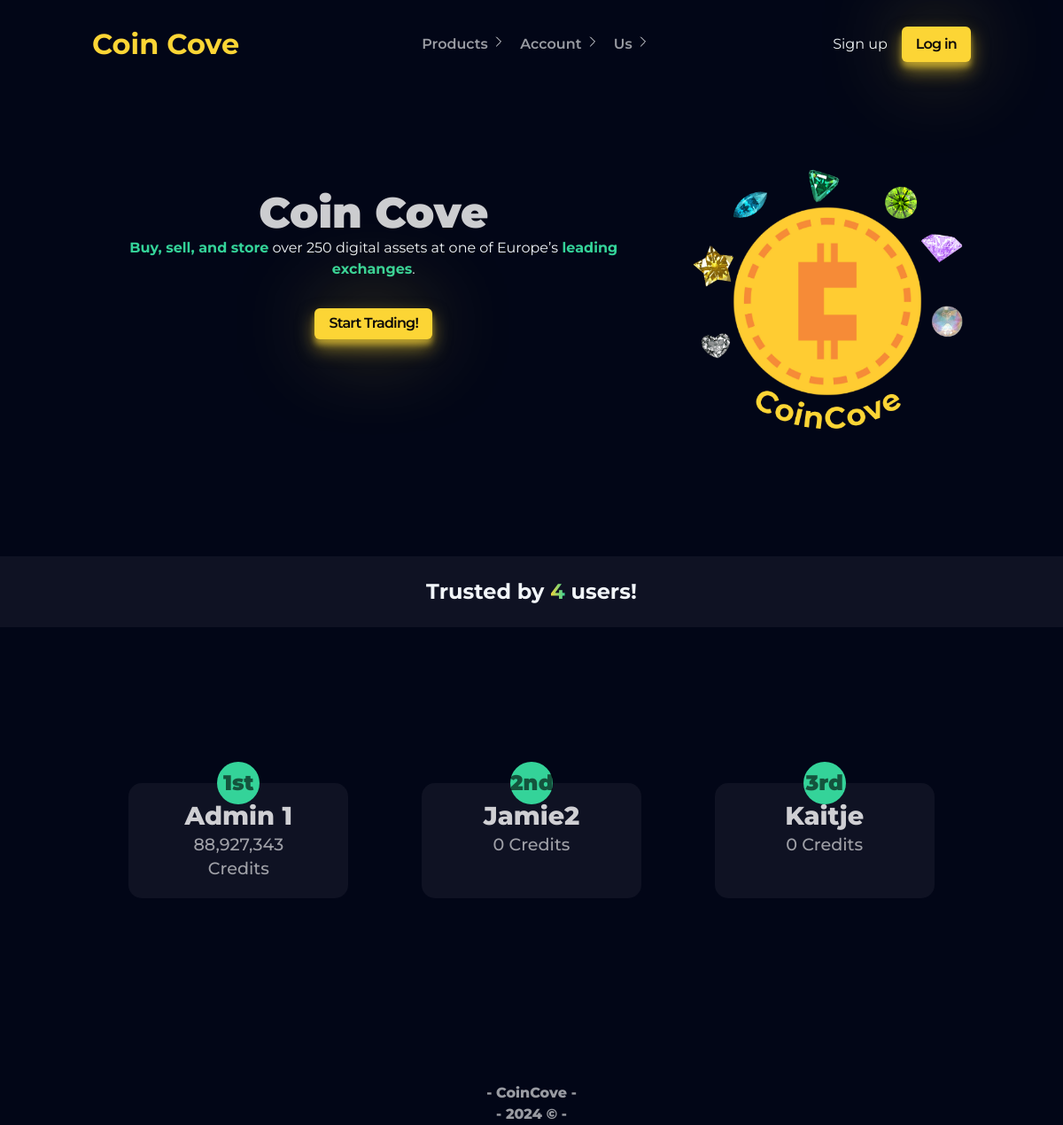
The page / on the database its author committed.
### tables this page shows
CREATE TABLE `userinfo` (
  `userId` int NOT NULL,
  `userDisplayName` varchar(255) NOT NULL,
  `userEmail` varchar(255) NOT NULL,
  `userPassword` varchar(255) NOT NULL,
  `userStatus` varchar(255) DEFAULT NULL,
  `createdAt` datetime NOT NULL DEFAULT CURRENT_TIMESTAMP,
  `lastInlog` varchar(255) DEFAULT NULL,
  `userCredits` int NOT NULL DEFAULT '0'
);

### inc/php/functions.php (the view, shortened to what this page needs)
<?php
function head($page)
{
?>
    <!DOCTYPE html>
    <html lang="en">
    <head>
        <link rel="stylesheet" href="style/utils.css">
    </head>
<?php
}
function headerFunction()
{
?>
    <header class="container">
        <div class="title">
            <a href="index.php" class="resetAnchorTag">
                <h1 class="titleH1">Coin Cove</h1>
            </a>
        </div>
        <nav class="nav">
            <ul class="navUL noStyleUL">
                <li class="navList1"><span class="navLinkSpan">Products
                        <svg xmlns="http://www.w3.org/2000/svg" fill="none" viewBox="0 0 24 24" stroke-width="1.5" stroke="currentColor" class="navLinkSvg">
                            <path stroke-linecap="round" stroke-linejoin="round" d="m19.5 8.25-7.5 7.5-7.5-7.5" />
                        </svg>
                    </span></li>
                <li class="navList2">
                    <span class="navLinkSpan">Account
                        <svg xmlns="http://www.w3.org/2000/svg" fill="none" viewBox="0 0 24 24" stroke-width="1.5" stroke="currentColor" class="navLinkSvg">
                            <path stroke-linecap="round" stroke-linejoin="round" d="m19.5 8.25-7.5 7.5-7.5-7.5" />
                        </svg>
                    </span>
                </li>
                <li class="navList3">
                    <span class="navLinkSpan">Us
                        <svg xmlns="http://www.w3.org/2000/svg" fill="none" viewBox="0 0 24 24" stroke-width="1.5" stroke="currentColor" class="navLinkSvg">
                            <path stroke-linecap="round" stroke-linejoin="round" d="m19.5 8.25-7.5 7.5-7.5-7.5" />
                        </svg>
                    </span>
                </li>
            </ul>
        </nav>
        <div class="loginButtons">
            <?php
            if (!isset($_SESSION['loginInfo']['userLoginState']) || !$_SESSION['loginInfo']['userLoginState']) {
            ?>
                <a class="resetAnchorTag" href="loginSignup.php?method=signUp">Sign up</a>
                <a class="resetAnchorTag btn" href="loginSignup.php?method=logIn">Log in</a>
            <?php
            } else if (isset($_SESSION['loginInfo']['userLoginState']) || $_SESSION['loginInfo']) {
            ?>
                <a class="resetAnchorTag btn" href="loginSignup.php?method=signOut">Sign out</a>
            <?php
            }
            ?>
        </div>
    </header>
    <?php
}
function top3Card($placement)
{
    $con = mysqli_connect("localhost", "root", "", "coincove");
    $result = mysqli_query($con, "SELECT userDisplayName, userCredits FROM userinfo ORDER BY userCredits DESC LIMIT 3");
    if (mysqli_num_rows($result) > 0) {
        $ranking = 1;
        while ($row = mysqli_fetch_assoc($result)) {
    ?>
            <div class="top3Wrapper slide-in hidden <?php echo 'top3Card' . $placement; ?>">
                <div class="top3Info ">
                    <h2 class="top3InfoTitle"><?php echo htmlspecialchars($row['userDisplayName']); ?></h2>
                    <p class="top3Credits"><?php echo number_format($row['userCredits']); ?> Credits</p>
                    <span class="top3Placement"><?php echo $ranking; ?><?php echo ($ranking == 1 ? 'st' : ($ranking == 2 ? 'nd' : 'rd')); ?></span>
                </div>
            </div>
    <?php
            $ranking++;
            $placement++;
        }
    } else {
        echo "No results found.";
    }
}
function footer()
{
    ?>
    <footer>
        <div class="container">
            <p class="footerText">- CoinCove - <br> - 2024 &copy; -</p>
        </div>
    </footer>
<?php
}
?>

### style/utils.css (style rules this page uses)
.btn { display: inline-block; font-weight: 600; text-decoration: none; letter-spacing: -0.05em; background-color: var(--primary); color: var(--text-reverse); padding: 0.5em 1em; border-radius: 6px; border: none; outline: none; box-shadow: 0 10px 20px rgba(252, 213, 53, 0.5), 0 6px 6px rgba(252, 213, 53, 0.5), 0 0 100px -10px var(--primary); transition: 0.3s ease; z-index: 10; }
.noStyleUL { list-style-type: none; padding-left: 0; }
.resetAnchorTag { text-decoration: none; }
.hidden { opacity: 0; transform: translatey(50%); transition: all 1s ease-out; }
.visible { opacity: 1; transform: translateX(0); }
.container { width: 100%; box-sizing: border-box; padding-left: 1em; padding-right: 1em; margin-left: auto; margin-right: auto; }
@media (min-width: 475px) { .container { width: 475px; } }
@media (min-width: 640px) { .container { width: 640px; } }
@media (min-width: 768px) { .container { width: 768px; } }
@media (min-width: 1024px) { .container { width: 1024px; } }

### style/style.css (style rules this page uses)
:root { --text: #f1f5f9; --text-reverse: #0c0a09; --text-soft: rgba(255, 255, 255, 0.6); --text-soft-reverse: rgba(0, 0, 0, 0.6); --background: #020617; --background-reverse: #f8fafc; --primary: #fcd535; --secondary: #34d399; --accent: #0f1223; --yes: #22c55e; --no: #b91c1c; }
* { margin: 0; line-height: calc(1em + 0.5rem); box-sizing: border-box; color: var(--text); font-family: montserrat, sans-serif; }
html { scroll-behavior: smooth; }
body { overflow-x: hidden; background-color: var(--background); color: var(--text); }
a { text-decoration: none; }

### style/components/header.css (style rules this page uses)
header { display: flex; justify-content: space-between; align-items: center; height: 100px; }
.title { display: none; }
.title > a > h1 { color: var(--primary); }
.navUL { display: flex; font-weight: 600; font-size: 0.65rem; }
.navUL > li:not(:last-child) { margin-right: 1rem; }
.navUL > li > span { color: var(--text-soft); transition: 0.3s ease; }
.navUL > li > span > svg { transition: 0.3s ease; transform: rotate(-90deg); }
.navLinkSvg { height: 1em; aspect-ratio: 1/1; display: none; }
.loginButtons { display: flex; justify-content: space-between; align-items: center; gap: 1em; font-size: 0.6rem; }
@media (min-width: 475px) { .title > a > h1 { font-size: 1.2rem; } }
@media (min-width: 475px) { .navUL { font-size: 0.8rem; } }
@media (min-width: 475px) { .loginButtons { font-size: 0.8rem; } }
@media (min-width: 475px) { .title { display: block; } }
@media (min-width: 640px) { .title > a > h1 { font-size: 1.4rem; } }
@media (min-width: 640px) { .navUL { font-size: 1rem; } }
@media (min-width: 640px) { .loginButtons { font-size: 1rem; } }
@media (min-width: 640px) { .navLinkSvg { display: inline-block; } }
@media (min-width: 768px) { .title > a > h1 { font-size: 2rem; } }

### style/components/footer.css (style rules this page uses)
footer { width: 100%; text-align: center; position: relative; bottom: 0; }
.footerText { font-weight: 800; color: var(--text-soft); }

### style/components/top3Leaderboard.css (style rules this page uses)
.top3Wrapper { width: 70%; background-color: var(--accent); border-radius: 15px; position: relative; margin-bottom: 3em; margin-left: auto; margin-right: auto; }
.top3Info { padding: 1em 2em; text-align: center; font-size: 0.8rem; color: var(--text-soft); }
.top3InfoTitle { color: rgba(255, 255, 255, 0.8); font-weight: 800; }
.top3Credits { color: var(--text-soft); font-weight: 500; }
.top3Placement { position: absolute; top: 0; right: 50%; transform: translate(50%, -50%); background-color: var(--secondary); width: 2rem; aspect-ratio: 1/1; border-radius: 32px; display: grid; place-items: center; font-weight: 900; font-size: 1rem; color: var(--text-soft-reverse); }
@media (min-width: 475px) { .top3Info { font-size: 1rem; } }
@media (min-width: 640px) { .top3Wrapper { width: 100%; margin-left: 0; margin-right: 0; } }
@media (min-width: 640px) { .top3Card0 { grid-area: 1 / 1 / 2 / 2; } }
@media (min-width: 640px) { .top3Card1 { grid-area: 2 / 2 / 3 / 3; } }
@media (min-width: 640px) { .top3Card2 { grid-area: 3 / 1 / 4 / 2; } }
@media (min-width: 640px) { .top3Info { font-size: 1.2rem; } }
@media (min-width: 640px) { .top3Placement { width: 3rem; font-size: 1.5rem; } }
@media (min-width: 768px) { .top3Info { font-size: 1.4rem; } }
@media (min-width: 1024px) { .top3Wrapper { width: 25%; } }
@media (min-width: 1024px) { .top3Info { font-size: 1.2rem; } }

### rows shown on the page
userinfo: userDisplayName "Admin 1", userCredits "88,927,343", shows "st"
userinfo: userDisplayName "Jamie2", userCredits "0", shows "nd"
userinfo: userDisplayName "Kaitje", userCredits "0", shows "rd"
